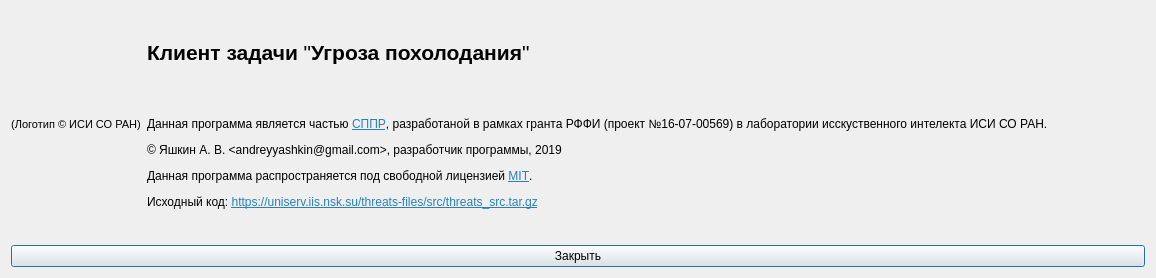
<?xml version="1.0" encoding="UTF-8"?>
<ui version="4.0">
 <class>AboutDialog</class>
 <widget class="QDialog" name="AboutDialog">
  <property name="geometry">
   <rect>
    <x>0</x>
    <y>0</y>
    <width>1156</width>
    <height>278</height>
   </rect>
  </property>
  <property name="windowTitle">
   <string>О программе</string>
  </property>
  <layout class="QVBoxLayout" name="verticalLayout">
   <item>
    <layout class="QHBoxLayout" name="horizontalLayout">
     <item>
      <widget class="QLabel" name="logo">
       <property name="sizePolicy">
        <sizepolicy hsizetype="Fixed" vsizetype="Fixed">
         <horstretch>0</horstretch>
         <verstretch>0</verstretch>
        </sizepolicy>
       </property>
       <property name="sizeIncrement">
        <size>
         <width>0</width>
         <height>130</height>
        </size>
       </property>
       <property name="text">
        <string>&lt;html&gt;&lt;head/&gt;&lt;body&gt;&lt;p&gt;&lt;img src=&quot;:/res/Images/iis_logo_small.png&quot; width=&quot;200&quot; height=&quot;200&quot;/&gt;&lt;/p&gt;&lt;p align=&quot;center&quot;&gt;&lt;span style=&quot; font-size:8pt;&quot;&gt;(Логотип  © ИСИ СО РАН)&lt;/span&gt;&lt;/p&gt;&lt;/body&gt;&lt;/html&gt;</string>
       </property>
      </widget>
     </item>
     <item>
      <widget class="QLabel" name="label">
       <property name="text">
        <string>&lt;html&gt;&lt;head/&gt;&lt;body&gt;&lt;p&gt;&lt;span style=&quot; font-size:16pt; font-weight:600;&quot;&gt;Клиент задачи &lt;/span&gt;&lt;span style=&quot; font-size:16pt;&quot;&gt;&amp;quot;&lt;/span&gt;&lt;span style=&quot; font-size:16pt; font-weight:600;&quot;&gt;Угроза похолодания&lt;/span&gt;&lt;span style=&quot; font-size:16pt;&quot;&gt;&amp;quot;&lt;/span&gt;&lt;/p&gt;&lt;p&gt;&lt;br/&gt;&lt;/p&gt;&lt;p&gt;Данная программа является частью &lt;a href=&quot;https://uniserv.iis.nsk.su/threats/&quot;&gt;&lt;span style=&quot; text-decoration: underline; color:#2980b9;&quot;&gt;СППР&lt;/span&gt;&lt;/a&gt;, разработаной в рамках гранта РФФИ (проект №16-07-00569) в лаборатории исскуственного интелекта ИСИ СО РАН.&lt;/p&gt;&lt;p&gt;© Яшкин А. В. &amp;lt;andreyyashkin@gmail.com&amp;gt;, разработчик программы, 2019&lt;/p&gt;&lt;p&gt;Данная программа распространяется под свободной лицензией &lt;a href=&quot;https://opensource.org/licenses/MIT&quot;&gt;&lt;span style=&quot; text-decoration: underline; color:#2980b9;&quot;&gt;MIT&lt;/span&gt;&lt;/a&gt;.&lt;/p&gt;&lt;p&gt;Исходный код: &lt;a href=&quot;https://uniserv.iis.nsk.su/threats-files/src/threats_src.tar.gz&quot;&gt;&lt;span style=&quot; text-decoration: underline; color:#2980b9;&quot;&gt;https://uniserv.iis.nsk.su/threats-files/src/threats_src.tar.gz&lt;/span&gt;&lt;/a&gt;&lt;/p&gt;&lt;/body&gt;&lt;/html&gt;</string>
       </property>
       <property name="openExternalLinks">
        <bool>true</bool>
       </property>
      </widget>
     </item>
    </layout>
   </item>
   <item>
    <widget class="QPushButton" name="pushButton">
     <property name="text">
      <string>Закрыть</string>
     </property>
    </widget>
   </item>
  </layout>
 </widget>
 <resources/>
 <connections>
  <connection>
   <sender>pushButton</sender>
   <signal>clicked()</signal>
   <receiver>AboutDialog</receiver>
   <slot>close()</slot>
   <hints>
    <hint type="sourcelabel">
     <x>591</x>
     <y>219</y>
    </hint>
    <hint type="destinationlabel">
     <x>595</x>
     <y>261</y>
    </hint>
   </hints>
  </connection>
 </connections>
</ui>
